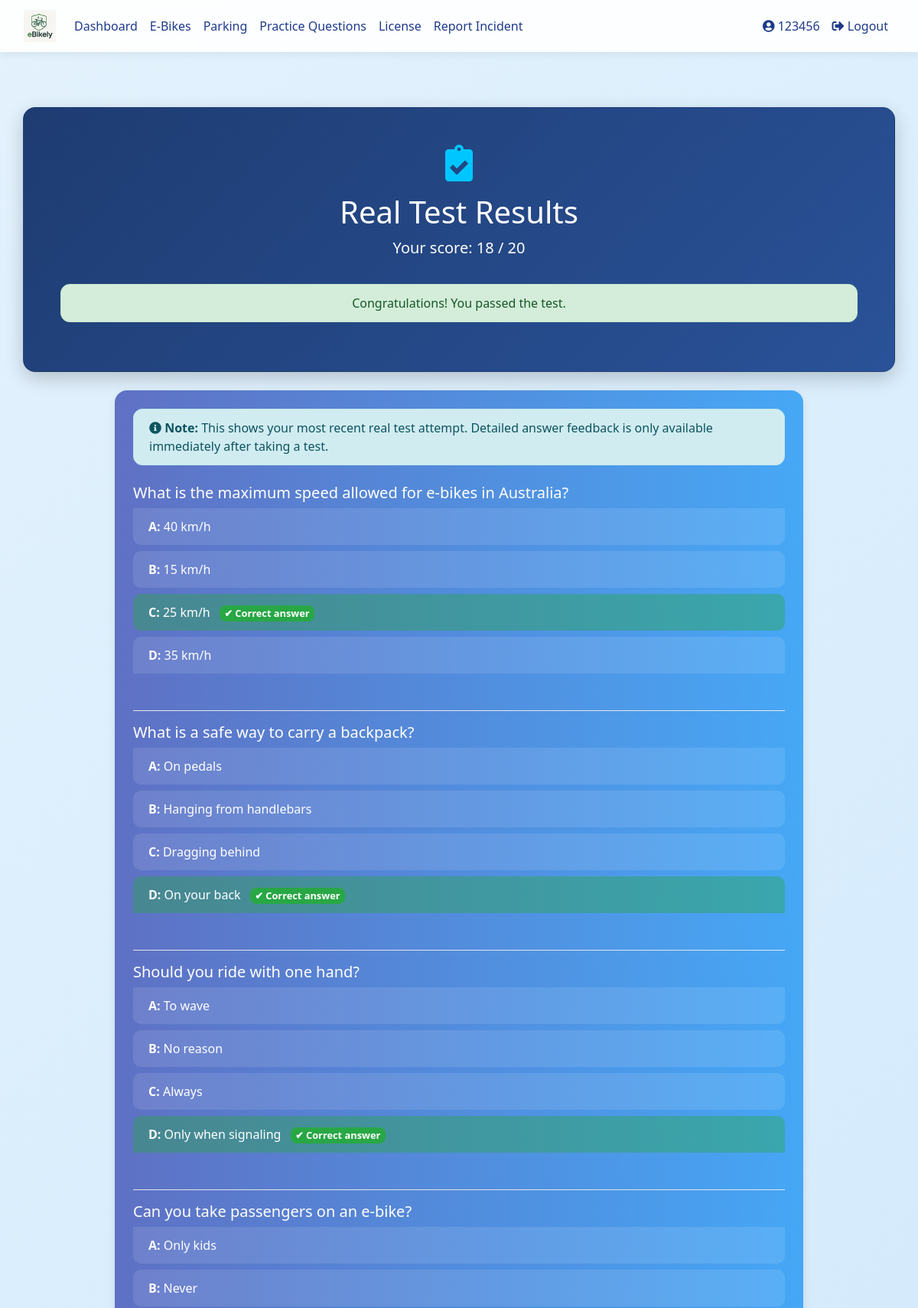
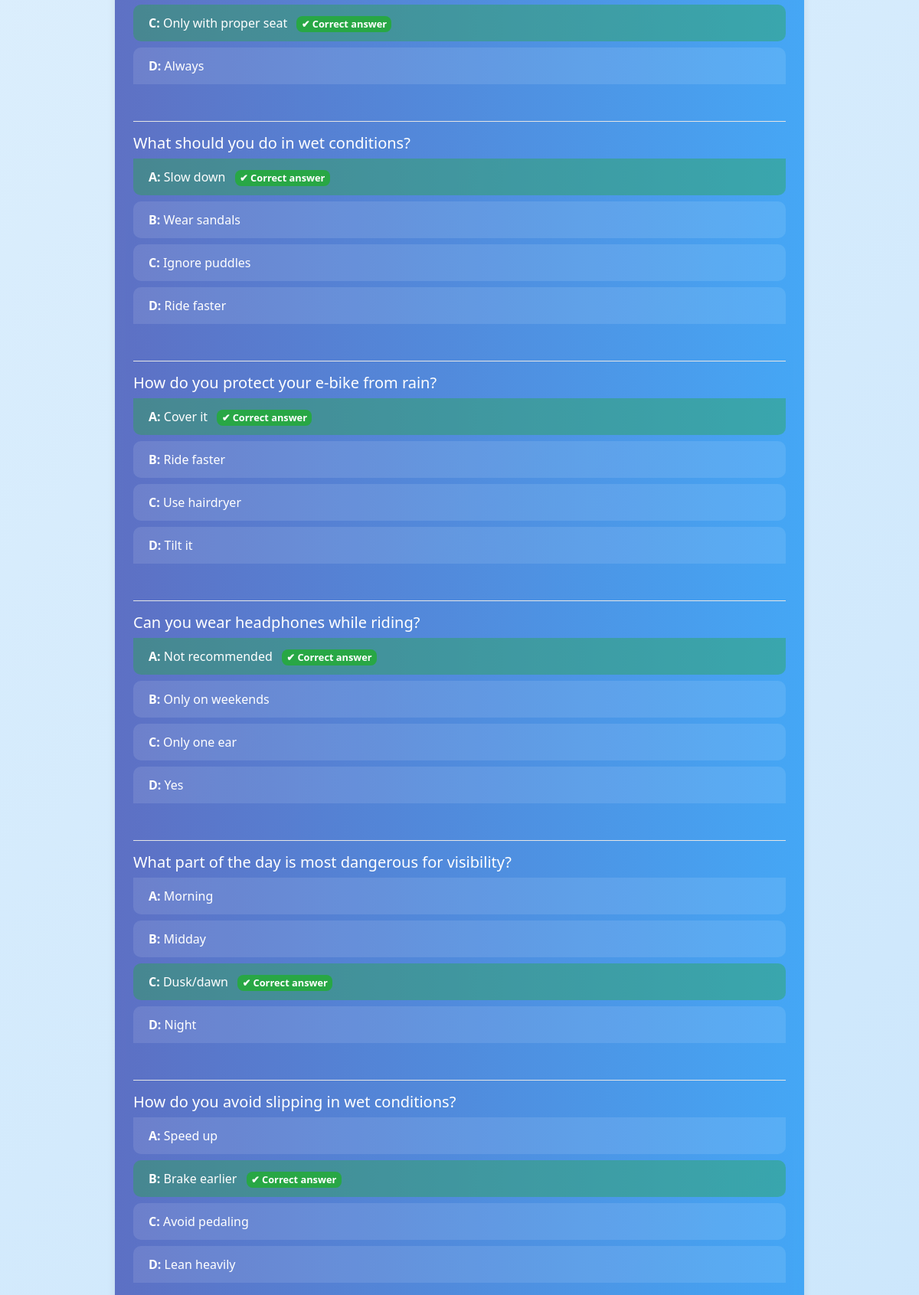
/real-test-results (signed in, upper part), run on the app's committed database (2 pictures, top to bottom).
### database_setup.py (models this page shows)
class User(Base, UserMixin):
    __tablename__ = 'users'
    id = Column(Integer, primary_key=True)
    username = Column(String(150), unique=True, nullable=False)
    email = Column(String(150), nullable=True)
    password = Column(String(150), nullable=False)
    ebikes = relationship('EBike', back_populates='owner', cascade="all, delete-orphan")
    practice_tests = relationship('PracticeTest', back_populates='user', cascade="all, delete-orphan")
    real_tests = relationship('RealTest', back_populates='user', cascade="all, delete-orphan")
    practice_attempts = relationship("PracticeAttempt", back_populates="user", cascade="all, delete-orphan")
    parking_spot = relationship("ParkingSpot", back_populates="reserved_user", uselist=False)
    reservations = relationship("ParkingReservation", back_populates="user")
    incident_reports = relationship('IncidentReport', foreign_keys='IncidentReport.reported_user_id', back_populates='reported_user')
    has_license = Column(Boolean, default=False)
    role = Column(String(10))  # 'student' or 'teacher'
    department = Column(String(150))  # for teachers
    year = Column(Integer)  # for students
    house = Column(String(50))  # for students

class RealTestQuestion(Base):
    __tablename__ = 'real_test_questions'
    id = Column(Integer, primary_key=True)
    test_id = Column(Integer, ForeignKey('real_tests.id'), nullable=False)
    question_text = Column(String(255), nullable=False)
    correct_answer = Column(String(1), nullable=False)
    option_a = Column(String(100), nullable=False)
    option_b = Column(String(100), nullable=False)
    option_c = Column(String(100), nullable=False)
    option_d = Column(String(100), nullable=False)
    test = relationship("RealTest", back_populates="questions")

### app.py (the view)
@app.route('/real-test-results')
@login_required
def view_real_test_results():
    session = SessionLocal()
    most_recent_attempt = session.query(RealTestAttempt).filter_by(user_id=current_user.id).order_by(RealTestAttempt.id.desc()).first()
    if not most_recent_attempt:
        session.close()
        flash('No real test attempts found. Take a real test first!', 'warning')
        return redirect(url_for('real_test'))
    questions = session.query(RealTestQuestion).filter_by(test_id=most_recent_attempt.test_id).all()
    feedback = []
    for question in questions:
        feedback.append({
            'question': question.question_text,
            'user_answer': None,  # We don't store individual answers
            'correct_answer': question.correct_answer,
            'options': {
                'A': question.option_a,
                'B': question.option_b,
                'C': question.option_c,
                'D': question.option_d
            }
        })
    score = 18 if most_recent_attempt.passed else 17
    passed = most_recent_attempt.passed
    session.close()
    return render_template('real_test_results.html', score=score, passed=passed, feedback=feedback, is_historical=True)

### app.py (called while the page is built)
@login_manager.user_loader
def load_user(user_id):
    session = SessionLocal()
    user = session.query(User).get(int(user_id))
    session.close()
    return user

### templates/real_test_results.html (shortened to what this page needs)
{% extends 'base.html' %}
{% block content %}
<div class="container dashboard-container fade-in py-5">
  <div class="hero-section card text-white text-center mb-4 p-5">
    <i class="fas fa-clipboard-check dashboard-icon mb-3"></i>
    <h1 class="display-5">Real Test Results</h1>
    <p class="lead">Your score: {{ score }} / {{ feedback|length }}</p>
    {% if passed %}
      <div class="alert alert-success mt-3">Congratulations! You passed the test.</div>
    {% else %}
      <div class="alert alert-danger mt-3">You did not pass. You need at least 18 to pass.</div>
    {% endif %}
  </div>
  <div class="feature-card card text-white p-4 slide-up-delay" style="max-width: 900px; margin: 0 auto;">
    {% if is_historical %}
      <div class="alert alert-info mb-4">
        <i class="fas fa-info-circle"></i>
        <strong>Note:</strong> This shows your most recent real test attempt. Detailed answer feedback is only available immediately after taking a test.
      </div>
    {% endif %}
    {% for result in feedback %}
      <div class="mb-4">
        <h5>{{ result.question }}</h5>
        <ul class="list-group list-group-flush">
          {% for label in ['A', 'B', 'C', 'D'] %}
            <li class="list-group-item d-flex justify-content-between align-items-center
              {% if label == result.correct_answer %}
                list-group-item-success
              {% elif label == result.user_answer and result.user_answer != result.correct_answer %}
                list-group-item-danger
              {% endif %}">
              <div>
                <strong>{{ label }}:</strong> {{ result.options[label] }}
                {% if label == result.correct_answer %}
                  <span class="badge badge-success ml-2">✔ Correct answer</span>
                {% endif %}
              </div>
            </li>
          {% endfor %}
        </ul>
      </div>
      {% if not loop.last %}
      <hr class="bg-white">
      {% endif %}
    {% endfor %}
  </div>
</div>
<link rel="stylesheet" href="https://cdnjs.cloudflare.com/ajax/libs/font-awesome/5.15.4/css/all.min.css">
{% endblock %}

### templates/base.html (shortened to what this page needs)
<!DOCTYPE html>
<html lang="en">
<head>
  <link rel="stylesheet" href="https://stackpath.bootstrapcdn.com/bootstrap/4.5.2/css/bootstrap.min.css">
  <link rel="stylesheet" href="{{ url_for('static', filename='styles.css') }}">
  <link href="https://cdnjs.cloudflare.com/ajax/libs/font-awesome/5.15.4/css/all.min.css" rel="stylesheet">
</head>
<body>
  <nav class="navbar navbar-expand-lg navbar-light">
    <div class="container-fluid">
      <a class="navbar-brand" href="{{ url_for('dashboard') }}">
        <img src="{{ url_for('static', filename='images/logo.png') }}" alt="E-Bike Manager Logo">
      </a>
      <div class="collapse navbar-collapse justify-content-between" id="navbarNav">
        <ul class="navbar-nav">
          {% if current_user.is_authenticated %}
            <li class="nav-item"><a class="nav-link {% if request.endpoint == 'dashboard' %}active{% endif %}" href="{{ url_for('dashboard') }}">Dashboard</a></li>
            <li class="nav-item"><a class="nav-link {% if request.endpoint == 'ebike_management' %}active{% endif %}" href="{{ url_for('ebike_management') }}">E-Bikes</a></li>
            <li class="nav-item"><a class="nav-link {% if request.endpoint == 'parking_spots' %}active{% endif %}" href="{{ url_for('parking_spots') }}">Parking</a></li>
            <li class="nav-item"><a class="nav-link {% if request.endpoint == 'practice_selection' %}active{% endif %}" href="{{ url_for('practice_selection') }}">Practice Questions</a></li>
            <li class="nav-item"><a class="nav-link" href="{{ url_for('license_page') }}">License</a></li>
            {% if current_user.role == 'student' %}
              <li class="nav-item"><a class="nav-link {% if request.endpoint == 'report_incident' %}active{% endif %}" href="{{ url_for('report_incident') }}">Report Incident</a></li>
            {% elif current_user.role == 'teacher' %}
              <li class="nav-item"><a class="nav-link {% if request.endpoint == 'admin_incidents' %}active{% endif %}" href="{{ url_for('admin_incidents') }}">Manage Incidents</a></li>
            {% endif %}
          {% endif %}
        </ul>
        <ul class="navbar-nav">
          {% if current_user.is_authenticated %}
            <li class="nav-item"><a class="nav-link {% if request.endpoint == 'user_profile' %}active{% endif %}" href="{{ url_for('user_profile') }}"><i class="fas fa-user-circle"></i> {{ current_user.username }}</a></li>
            <li class="nav-item"><a class="nav-link" href="{{ url_for('logout') }}"><i class="fas fa-sign-out-alt"></i> Logout</a></li>
          {% else %}
            <li class="nav-item"><a class="nav-link" href="{{ url_for('login') }}"><i class="fas fa-sign-in-alt"></i> Login</a></li>
            <li class="nav-item"><a class="nav-link" href="{{ url_for('register') }}"><i class="fas fa-user-plus"></i> Register</a></li>
          {% endif %}
        </ul>
      </div>
    </div>
  </nav>
  <div class="container my-4">
    {% block content %}{% endblock %}
  </div>
</body>
</html>

### static/styles.css (style rules this page uses)
.card { border-radius: 10px; box-shadow: 0 4px 6px rgba(0, 0, 0, 0.1); transition: transform 0.2s; }
.text-white { color: white; }
.hero-section { background: linear-gradient(135deg, #f8f9fa 0%, #e9ecef 100%); padding: 100px 0; }
.feature-card { background: white; border-radius: 10px; box-shadow: 0 4px 6px rgba(0, 0, 0, 0.1); transition: transform 0.3s ease; }

### templates/base.html (style rules this page uses)
body { min-height: 100vh; margin: 0; font-family: 'Segoe UI', sans-serif; background: linear-gradient(135deg, #e3f2fd 0%, #bbdefb 100%); color: #212529; }
.navbar { background-color: #ffffffee; backdrop-filter: blur(6px); box-shadow: 0 4px 10px rgba(0, 0, 0, 0.06); }
.navbar-brand img { height: 42px; }
.nav-link { color: #1e3a8a !important; font-weight: 500; transition: background 0.3s ease; border-radius: 0.5rem; padding: 0.5rem 0.8rem; }
.container, .container-fluid { max-width: 1200px; }
.alert { border-radius: 0.75rem; }
.card, .auth-card { background: #ffffff; border-radius: 1rem; box-shadow: 0 4px 12px rgba(0, 0, 0, 0.08); transition: transform 0.2s ease; }

### templates/real_test_results.html (style rules this page uses)
.badge { font-size: 0.8rem; padding: 0.3em 0.5em; border-radius: 0.5rem; }
.dashboard-container { padding-top: 3rem; padding-bottom: 3rem; }
.hero-section { background: linear-gradient(135deg, #1e3c72 0%, #2a5298 100%); border-radius: 1rem; box-shadow: 0 8px 24px rgba(0, 0, 0, 0.2); }
.feature-card { background: linear-gradient(to right, #3f51b5cc, #2196f3cc); border: none; border-radius: 1rem; backdrop-filter: blur(6px); transition: transform 0.3s ease; }
.dashboard-icon { font-size: 3rem; color: #00c6ff; }
.list-group-item { background-color: rgba(255, 255, 255, 0.1); color: white; border: none; border-radius: 10px; margin-bottom: 0.5rem; }
.list-group-item-success { background-color: rgba(40, 167, 69, 0.4); }
.fade-in { animation: fadeIn 1s ease-in; }
.slide-up-delay { animation: slideUp 0.8s ease-out 0.3s backwards; }

### data on the page
User: username "123456"
RealTestQuestion: question "What is the maximum speed allowed for e-bikes in Australia?", label "A" "B" "C" "D", option_a "40 km/h" "15 km/h" "25 km/h" "35 km/h"
RealTestQuestion: question "What is a safe way to carry a backpack?", label "A" "B" "C" "D", option_a "On pedals" "Hanging from handlebars" "Dragging behind" "On your back"
RealTestQuestion: question "Should you ride with one hand?", label "A" "B" "C" "D", option_a "To wave" "No reason" "Always" "Only when signaling"
RealTestQuestion: question "Can you take passengers on an e-bike?", label "A" "B" "C" "D", option_a "Only kids" "Never" "Only with proper seat" "Always"
RealTestQuestion: question "What should you do in wet conditions?", label "A" "B" "C" "D", option_a "Slow down" "Wear sandals" "Ignore puddles" "Ride faster"
RealTestQuestion: question "How do you protect your e-bike from rain?", label "A" "B" "C" "D", option_a "Cover it" "Ride faster" "Use hairdryer" "Tilt it"
RealTestQuestion: question "Can you wear headphones while riding?", label "A" "B" "C" "D", option_a "Not recommended" "Only on weekends" "Only one ear" "Yes"
RealTestQuestion: question "What part of the day is most dangerous for visibility?", label "A" "B" "C" "D", option_a "Morning" "Midday" "Dusk/dawn" "Night"
RealTestQuestion: question "How do you avoid slipping in wet conditions?", label "A" "B" "C" "D", option_a "Speed up" "Brake earlier" "Avoid pedaling" "Lean heavily"

### other printed values
{{ score }} "18"
{{ feedback|length }} "20"
